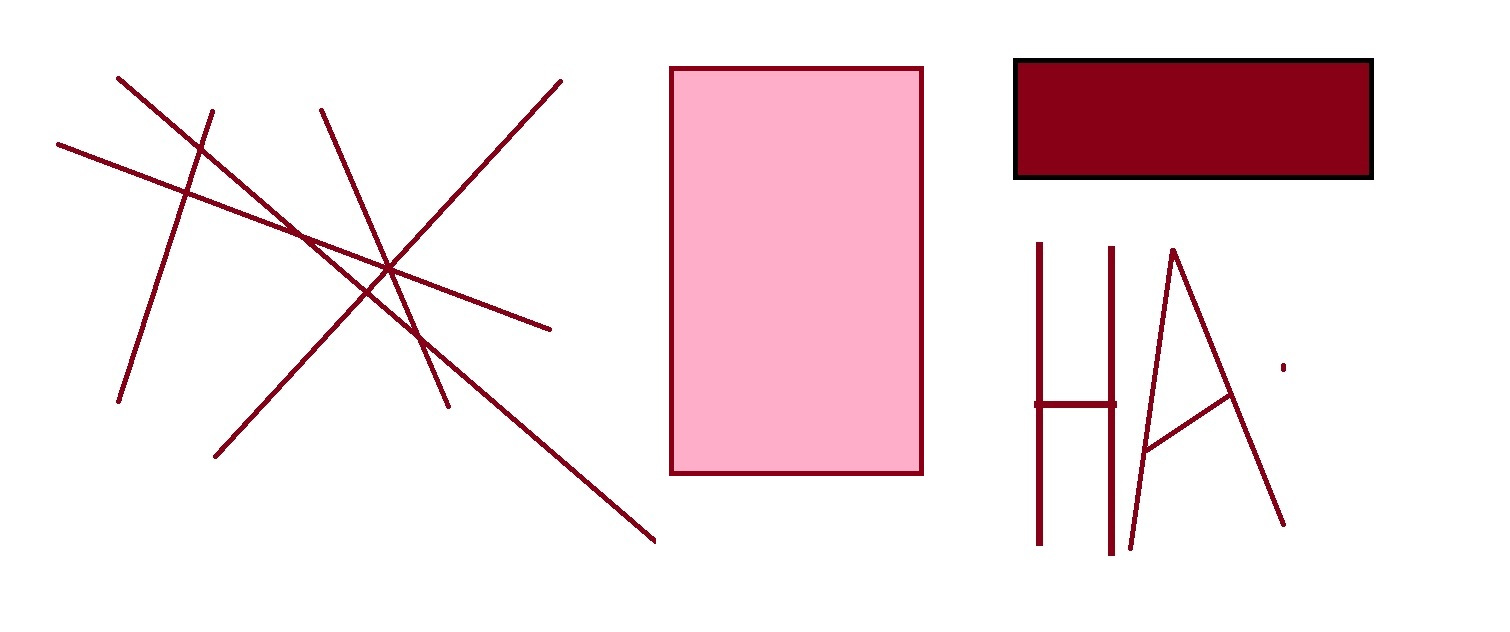
#> input picture imagep/cornerdet.jpg, 1510 x 632 px, found by its file name
$ python corner_detection_d_11.py
#> lines starting #> are read from the running program, lines starting #| are printed output that depends on the picture; after the words box and inside, x2 and y2 are one past the last pixel; in counts of white or black regions, pixels touching at a corner belong together
import cv2
import numpy as np
import matplotlib.pyplot as plt

img = cv2.imread('cornerdet.JPG')
#> img is the input picture: shape (632, 1510, 3); mean B, G, R 232, 227.8, 244.7
gray = cv2.cvtColor(img, cv2.COLOR_BGR2GRAY)
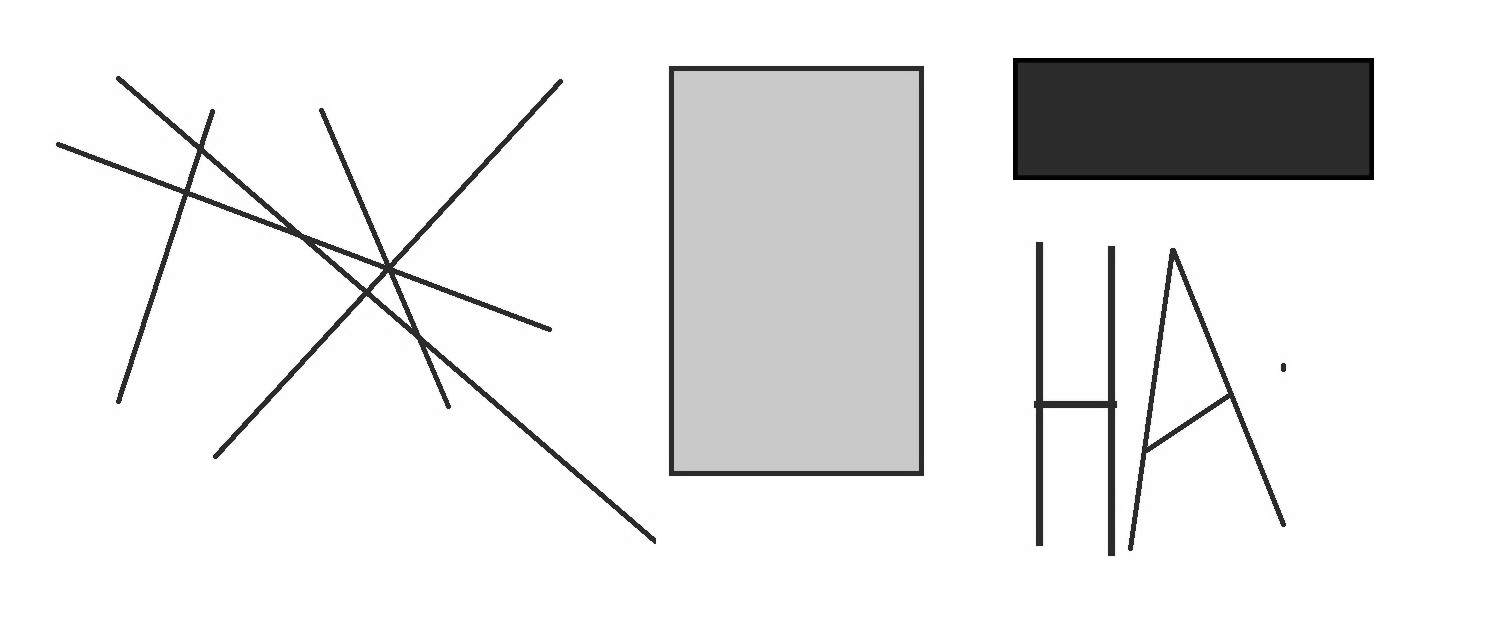
#> gray: shape (632, 1510); min 0, max 255, mean 233.3
gray = np.float32(gray)

corners = cv2.goodFeaturesToTrack(gray, 100, 0.01, 10)
#> corners = 100 rows, first 8: [1013, 179], [1373, 179], [1013, 58], [1373, 58], [1229, 399], [655, 543], [383, 263], [199, 143]
corners = np.int0(corners)

for corner in corners:
    x, y = corner.ravel()
    cv2.circle(img, (x, y), 3, 225, -1)
#> this loop made 100 passes
#> (x, y) on passes 1 to 12: (1013, 179), (1373, 179), (1013, 58), (1373, 58), (1229, 399), (655, 543), (383, 263), (199, 143), (188, 197), (201, 154), (393, 267), (923, 475)
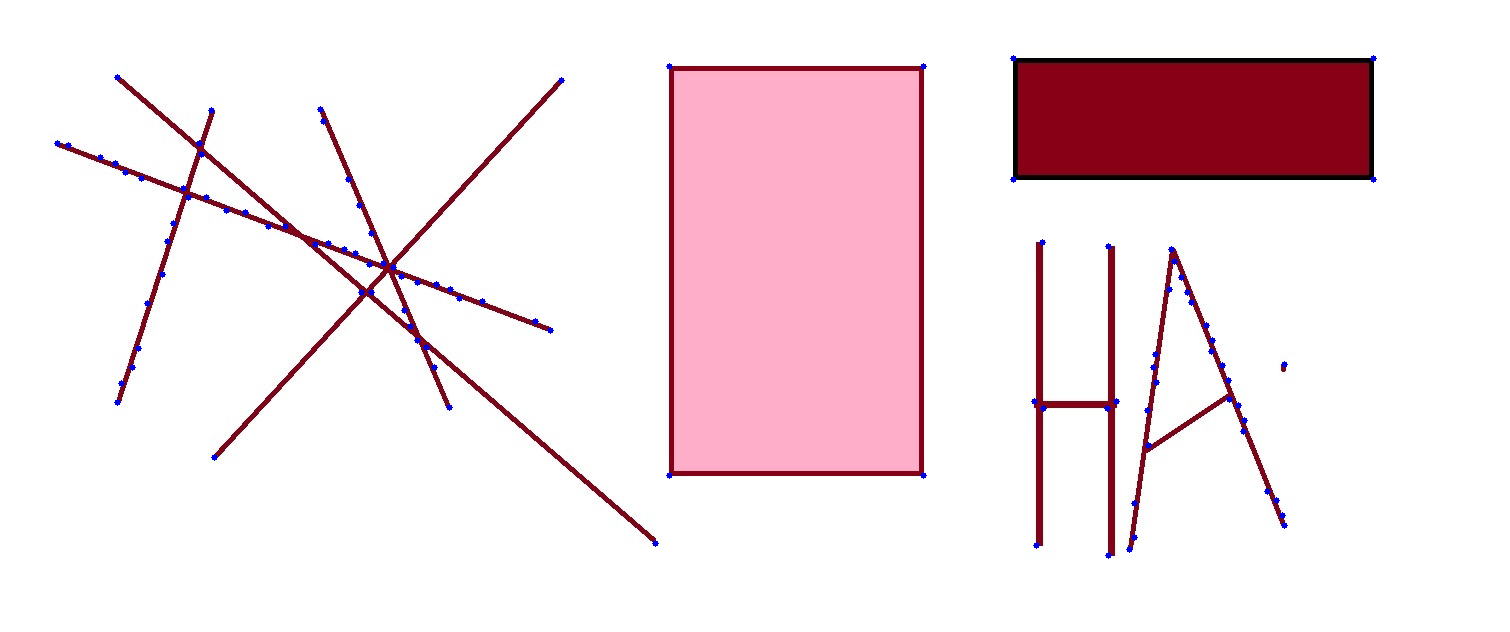
#> img: shape (632, 1510, 3); 0.3% of pixels changed, all inside (x1, y1, x2, y2) = (54, 55, 1377, 559)

cv2.imshow('Corner', img)
